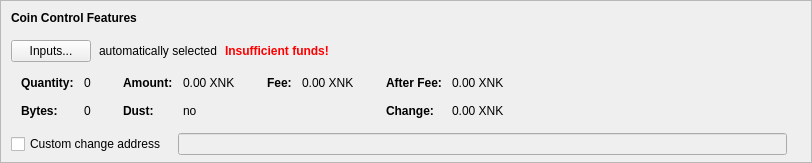
    <widget class="QFrame" name="frameCoinControl">
     <property name="sizePolicy">
      <sizepolicy hsizetype="Expanding" vsizetype="Expanding">
       <horstretch>0</horstretch>
       <verstretch>0</verstretch>
      </sizepolicy>
     </property>
     <property name="maximumSize">
      <size>
       <width>16777215</width>
       <height>16777215</height>
      </size>
     </property>
     <property name="frameShape">
      <enum>QFrame::StyledPanel</enum>
     </property>
     <property name="frameShadow">
      <enum>QFrame::Sunken</enum>
     </property>
     <layout class="QVBoxLayout" name="verticalLayoutCoinControl2">
      <property name="spacing">
       <number>0</number>
      </property>
      <property name="leftMargin">
       <number>0</number>
      </property>
      <property name="topMargin">
       <number>0</number>
      </property>
      <property name="rightMargin">
       <number>0</number>
      </property>
      <property name="bottomMargin">
       <number>6</number>
      </property>
      <item>
       <layout class="QVBoxLayout" name="verticalLayoutCoinControl" stretch="0,0,0,0,1">
        <property name="spacing">
         <number>0</number>
        </property>
        <property name="leftMargin">
         <number>10</number>
        </property>
        <property name="topMargin">
         <number>10</number>
        </property>
        <item>
         <layout class="QHBoxLayout" name="horizontalLayoutCoinControl1">
          <property name="bottomMargin">
           <number>15</number>
          </property>
          <item>
           <widget class="QLabel" name="labelCoinControlFeatures">
            <property name="sizePolicy">
             <sizepolicy hsizetype="Preferred" vsizetype="Maximum">
              <horstretch>0</horstretch>
              <verstretch>0</verstretch>
             </sizepolicy>
            </property>
            <property name="font">
             <font>
              <weight>75</weight>
              <bold>true</bold>
             </font>
            </property>
            <property name="styleSheet">
             <string notr="true">font-weight:bold;</string>
            </property>
            <property name="text">
             <string>Coin Control Features</string>
            </property>
           </widget>
          </item>
         </layout>
        </item>
        <item>
         <layout class="QHBoxLayout" name="horizontalLayoutCoinControl2" stretch="0,0,0,0">
          <property name="spacing">
           <number>8</number>
          </property>
          <property name="bottomMargin">
           <number>10</number>
          </property>
          <item>
           <widget class="QPushButton" name="pushButtonCoinControl">
            <property name="styleSheet">
             <string notr="true"/>
            </property>
            <property name="text">
             <string>Inputs...</string>
            </property>
            <property name="autoDefault">
             <bool>false</bool>
            </property>
           </widget>
          </item>
          <item>
           <widget class="QLabel" name="labelCoinControlAutomaticallySelected">
            <property name="text">
             <string>automatically selected</string>
            </property>
            <property name="margin">
             <number>5</number>
            </property>
           </widget>
          </item>
          <item>
           <widget class="QLabel" name="labelCoinControlInsuffFunds">
            <property name="font">
             <font>
              <weight>75</weight>
              <bold>true</bold>
             </font>
            </property>
            <property name="styleSheet">
             <string notr="true">color:red;font-weight:bold;</string>
            </property>
            <property name="text">
             <string>Insufficient funds!</string>
            </property>
            <property name="margin">
             <number>5</number>
            </property>
           </widget>
          </item>
          <item>
           <spacer name="horizontalSpacerCoinControl">
            <property name="orientation">
             <enum>Qt::Horizontal</enum>
            </property>
            <property name="sizeHint" stdset="0">
             <size>
              <width>40</width>
              <height>1</height>
             </size>
            </property>
           </spacer>
          </item>
         </layout>
        </item>
        <item>
         <widget class="QWidget" name="widgetCoinControl" native="true">
          <property name="sizePolicy">
           <sizepolicy hsizetype="Preferred" vsizetype="Preferred">
            <horstretch>0</horstretch>
            <verstretch>0</verstretch>
           </sizepolicy>
          </property>
          <property name="minimumSize">
           <size>
            <width>0</width>
            <height>0</height>
           </size>
          </property>
          <property name="styleSheet">
           <string notr="true"/>
          </property>
          <layout class="QHBoxLayout" name="horizontalLayoutCoinControl5">
           <property name="leftMargin">
            <number>0</number>
           </property>
           <property name="topMargin">
            <number>0</number>
           </property>
           <property name="rightMargin">
            <number>0</number>
           </property>
           <property name="bottomMargin">
            <number>0</number>
           </property>
           <item>
            <layout class="QHBoxLayout" name="horizontalLayoutCoinControl3" stretch="0,0,0,1">
             <property name="spacing">
              <number>20</number>
             </property>
             <property name="topMargin">
              <number>0</number>
             </property>
             <property name="bottomMargin">
              <number>10</number>
             </property>
             <item>
              <layout class="QFormLayout" name="formLayoutCoinControl1">
               <property name="horizontalSpacing">
                <number>10</number>
               </property>
               <property name="verticalSpacing">
                <number>14</number>
               </property>
               <property name="leftMargin">
                <number>10</number>
               </property>
               <property name="topMargin">
                <number>4</number>
               </property>
               <property name="rightMargin">
                <number>6</number>
               </property>
               <item row="0" column="0">
                <widget class="QLabel" name="labelCoinControlQuantityText">
                 <property name="font">
                  <font>
                   <weight>75</weight>
                   <bold>true</bold>
                  </font>
                 </property>
                 <property name="text">
                  <string>Quantity:</string>
                 </property>
                 <property name="margin">
                  <number>0</number>
                 </property>
                </widget>
               </item>
               <item row="0" column="1">
                <widget class="QLabel" name="labelCoinControlQuantity">
                 <property name="cursor">
                  <cursorShape>IBeamCursor</cursorShape>
                 </property>
                 <property name="contextMenuPolicy">
                  <enum>Qt::ActionsContextMenu</enum>
                 </property>
                 <property name="text">
                  <string notr="true">0</string>
                 </property>
                 <property name="margin">
                  <number>0</number>
                 </property>
                 <property name="textInteractionFlags">
                  <set>Qt::LinksAccessibleByMouse|Qt::TextSelectableByKeyboard|Qt::TextSelectableByMouse</set>
                 </property>
                </widget>
               </item>
               <item row="1" column="0">
                <widget class="QLabel" name="labelCoinControlBytesText">
                 <property name="font">
                  <font>
                   <weight>75</weight>
                   <bold>true</bold>
                  </font>
                 </property>
                 <property name="text">
                  <string>Bytes:</string>
                 </property>
                </widget>
               </item>
               <item row="1" column="1">
                <widget class="QLabel" name="labelCoinControlBytes">
                 <property name="cursor">
                  <cursorShape>IBeamCursor</cursorShape>
                 </property>
                 <property name="contextMenuPolicy">
                  <enum>Qt::ActionsContextMenu</enum>
                 </property>
                 <property name="text">
                  <string notr="true">0</string>
                 </property>
                 <property name="textInteractionFlags">
                  <set>Qt::LinksAccessibleByMouse|Qt::TextSelectableByKeyboard|Qt::TextSelectableByMouse</set>
                 </property>
                </widget>
               </item>
              </layout>
             </item>
             <item>
              <layout class="QFormLayout" name="formLayoutCoinControl2">
               <property name="horizontalSpacing">
                <number>10</number>
               </property>
               <property name="verticalSpacing">
                <number>14</number>
               </property>
               <property name="leftMargin">
                <number>6</number>
               </property>
               <property name="topMargin">
                <number>4</number>
               </property>
               <property name="rightMargin">
                <number>6</number>
               </property>
               <item row="0" column="0">
                <widget class="QLabel" name="labelCoinControlAmountText">
                 <property name="font">
                  <font>
                   <weight>75</weight>
                   <bold>true</bold>
                  </font>
                 </property>
                 <property name="text">
                  <string>Amount:</string>
                 </property>
                 <property name="margin">
                  <number>0</number>
                 </property>
                </widget>
               </item>
               <item row="0" column="1">
                <widget class="QLabel" name="labelCoinControlAmount">
                 <property name="cursor">
                  <cursorShape>IBeamCursor</cursorShape>
                 </property>
                 <property name="contextMenuPolicy">
                  <enum>Qt::ActionsContextMenu</enum>
                 </property>
                 <property name="text">
                  <string notr="true">0.00 XNK</string>
                 </property>
                 <property name="textInteractionFlags">
                  <set>Qt::LinksAccessibleByMouse|Qt::TextSelectableByKeyboard|Qt::TextSelectableByMouse</set>
                 </property>
                </widget>
               </item>
               <item row="1" column="0">
                <widget class="QLabel" name="labelCoinControlLowOutputText">
                 <property name="font">
                  <font>
                   <weight>75</weight>
                   <bold>true</bold>
                  </font>
                 </property>
                 <property name="text">
                  <string>Dust:</string>
                 </property>
                </widget>
               </item>
               <item row="1" column="1">
                <widget class="QLabel" name="labelCoinControlLowOutput">
                 <property name="cursor">
                  <cursorShape>IBeamCursor</cursorShape>
                 </property>
                 <property name="contextMenuPolicy">
                  <enum>Qt::ActionsContextMenu</enum>
                 </property>
                 <property name="text">
                  <string notr="true">no</string>
                 </property>
                 <property name="textInteractionFlags">
                  <set>Qt::LinksAccessibleByMouse|Qt::TextSelectableByKeyboard|Qt::TextSelectableByMouse</set>
                 </property>
                </widget>
               </item>
              </layout>
             </item>
             <item>
              <layout class="QFormLayout" name="formLayoutCoinControl3">
               <property name="horizontalSpacing">
                <number>10</number>
               </property>
               <property name="verticalSpacing">
                <number>14</number>
               </property>
               <property name="leftMargin">
                <number>6</number>
               </property>
               <property name="topMargin">
                <number>4</number>
               </property>
               <property name="rightMargin">
                <number>6</number>
               </property>
               <item row="0" column="0">
                <widget class="QLabel" name="labelCoinControlFeeText">
                 <property name="font">
                  <font>
                   <weight>75</weight>
                   <bold>true</bold>
                  </font>
                 </property>
                 <property name="text">
                  <string>Fee:</string>
                 </property>
                 <property name="margin">
                  <number>0</number>
                 </property>
                </widget>
               </item>
               <item row="0" column="1">
                <widget class="QLabel" name="labelCoinControlFee">
                 <property name="cursor">
                  <cursorShape>IBeamCursor</cursorShape>
                 </property>
                 <property name="contextMenuPolicy">
                  <enum>Qt::ActionsContextMenu</enum>
                 </property>
                 <property name="text">
                  <string notr="true">0.00 XNK</string>
                 </property>
                 <property name="textInteractionFlags">
                  <set>Qt::LinksAccessibleByMouse|Qt::TextSelectableByKeyboard|Qt::TextSelectableByMouse</set>
                 </property>
                </widget>
               </item>
              </layout>
             </item>
             <item>
              <layout class="QFormLayout" name="formLayoutCoinControl4">
               <property name="horizontalSpacing">
                <number>10</number>
               </property>
               <property name="verticalSpacing">
                <number>14</number>
               </property>
               <property name="leftMargin">
                <number>6</number>
               </property>
               <property name="topMargin">
                <number>4</number>
               </property>
               <property name="rightMargin">
                <number>6</number>
               </property>
               <item row="0" column="0">
                <widget class="QLabel" name="labelCoinControlAfterFeeText">
                 <property name="font">
                  <font>
                   <weight>75</weight>
                   <bold>true</bold>
                  </font>
                 </property>
                 <property name="text">
                  <string>After Fee:</string>
                 </property>
                 <property name="margin">
                  <number>0</number>
                 </property>
                </widget>
               </item>
               <item row="0" column="1">
                <widget class="QLabel" name="labelCoinControlAfterFee">
                 <property name="cursor">
                  <cursorShape>IBeamCursor</cursorShape>
                 </property>
                 <property name="contextMenuPolicy">
                  <enum>Qt::ActionsContextMenu</enum>
                 </property>
                 <property name="text">
                  <string notr="true">0.00 XNK</string>
                 </property>
                 <property name="textInteractionFlags">
                  <set>Qt::LinksAccessibleByMouse|Qt::TextSelectableByKeyboard|Qt::TextSelectableByMouse</set>
                 </property>
                </widget>
               </item>
               <item row="1" column="0">
                <widget class="QLabel" name="labelCoinControlChangeText">
                 <property name="font">
                  <font>
                   <weight>75</weight>
                   <bold>true</bold>
                  </font>
                 </property>
                 <property name="text">
                  <string>Change:</string>
                 </property>
                </widget>
               </item>
               <item row="1" column="1">
                <widget class="QLabel" name="labelCoinControlChange">
                 <property name="cursor">
                  <cursorShape>IBeamCursor</cursorShape>
                 </property>
                 <property name="contextMenuPolicy">
                  <enum>Qt::ActionsContextMenu</enum>
                 </property>
                 <property name="text">
                  <string notr="true">0.00 XNK</string>
                 </property>
                 <property name="textInteractionFlags">
                  <set>Qt::LinksAccessibleByMouse|Qt::TextSelectableByKeyboard|Qt::TextSelectableByMouse</set>
                 </property>
                </widget>
               </item>
              </layout>
             </item>
            </layout>
           </item>
          </layout>
         </widget>
        </item>
        <item>
         <layout class="QHBoxLayout" name="horizontalLayoutCoinControl4" stretch="0,0,0">
          <property name="spacing">
           <number>12</number>
          </property>
          <property name="sizeConstraint">
           <enum>QLayout::SetDefaultConstraint</enum>
          </property>
          <property name="topMargin">
           <number>5</number>
          </property>
          <property name="rightMargin">
           <number>5</number>
          </property>
          <item>
           <widget class="QCheckBox" name="checkBoxCoinControlChange">
            <property name="toolTip">
             <string>If this is activated, but the change address is empty or invalid, change will be sent to a newly generated address.</string>
            </property>
            <property name="text">
             <string>Custom change address</string>
            </property>
           </widget>
          </item>
          <item>
           <widget class="QValidatedLineEdit" name="lineEditCoinControlChange">
            <property name="enabled">
             <bool>false</bool>
            </property>
            <property name="sizePolicy">
             <sizepolicy hsizetype="Expanding" vsizetype="Fixed">
              <horstretch>0</horstretch>
              <verstretch>0</verstretch>
             </sizepolicy>
            </property>
           </widget>
          </item>
          <item>
           <widget class="QLabel" name="labelCoinControlChangeLabel">
            <property name="sizePolicy">
             <sizepolicy hsizetype="Preferred" vsizetype="Expanding">
              <horstretch>0</horstretch>
              <verstretch>0</verstretch>
             </sizepolicy>
            </property>
            <property name="minimumSize">
             <size>
              <width>0</width>
              <height>0</height>
             </size>
            </property>
            <property name="text">
             <string/>
            </property>
            <property name="margin">
             <number>3</number>
            </property>
           </widget>
          </item>
         </layout>
        </item>
        <item>
         <spacer name="verticalSpacerCoinControl">
          <property name="orientation">
           <enum>Qt::Vertical</enum>
          </property>
          <property name="sizeHint" stdset="0">
           <size>
            <width>800</width>
            <height>1</height>
           </size>
          </property>
         </spacer>
        </item>
       </layout>
      </item>
     </layout>
    </widget>
